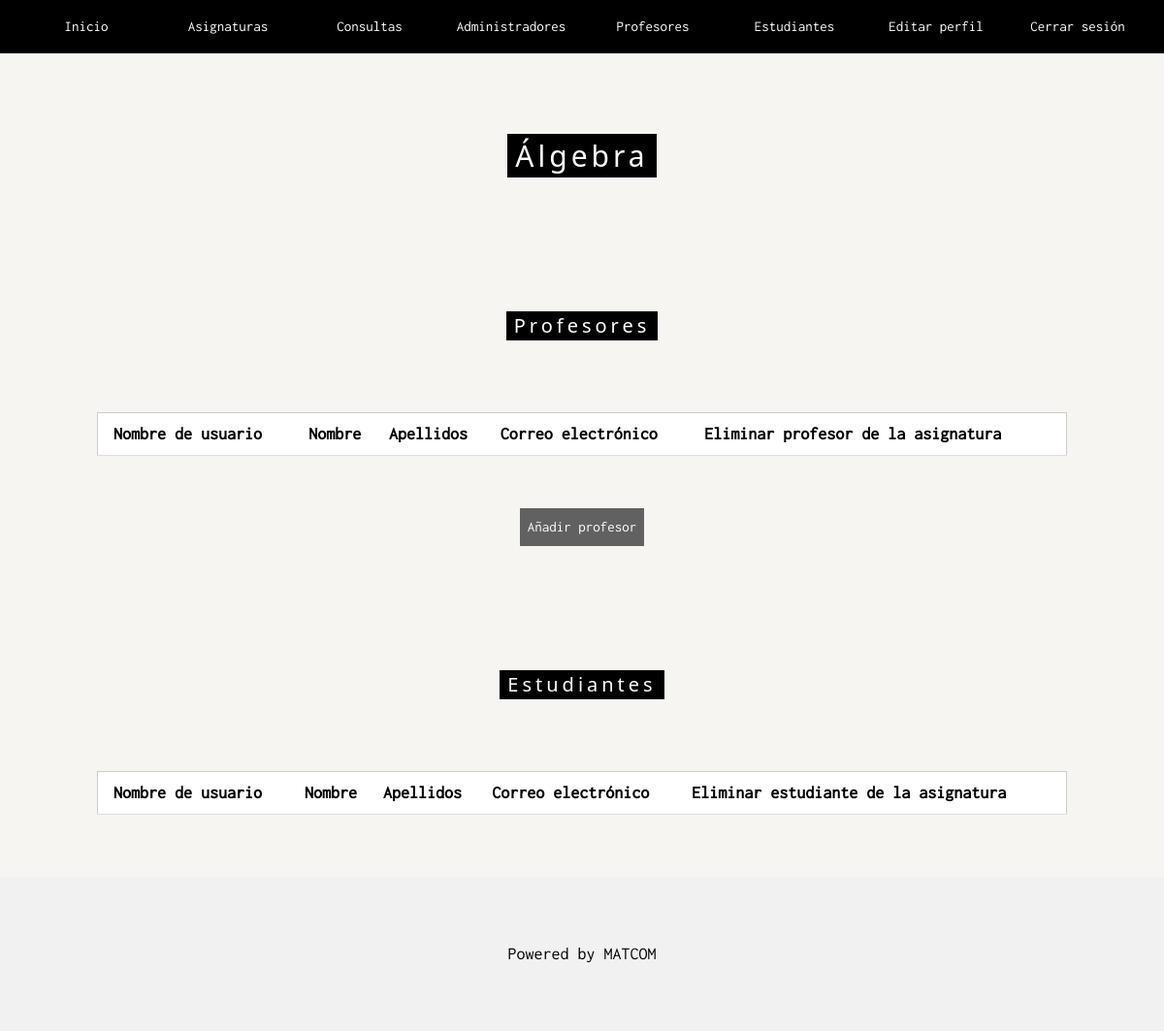
Page /subjects/subject_admin/5 (signed in) on the earlier database version.
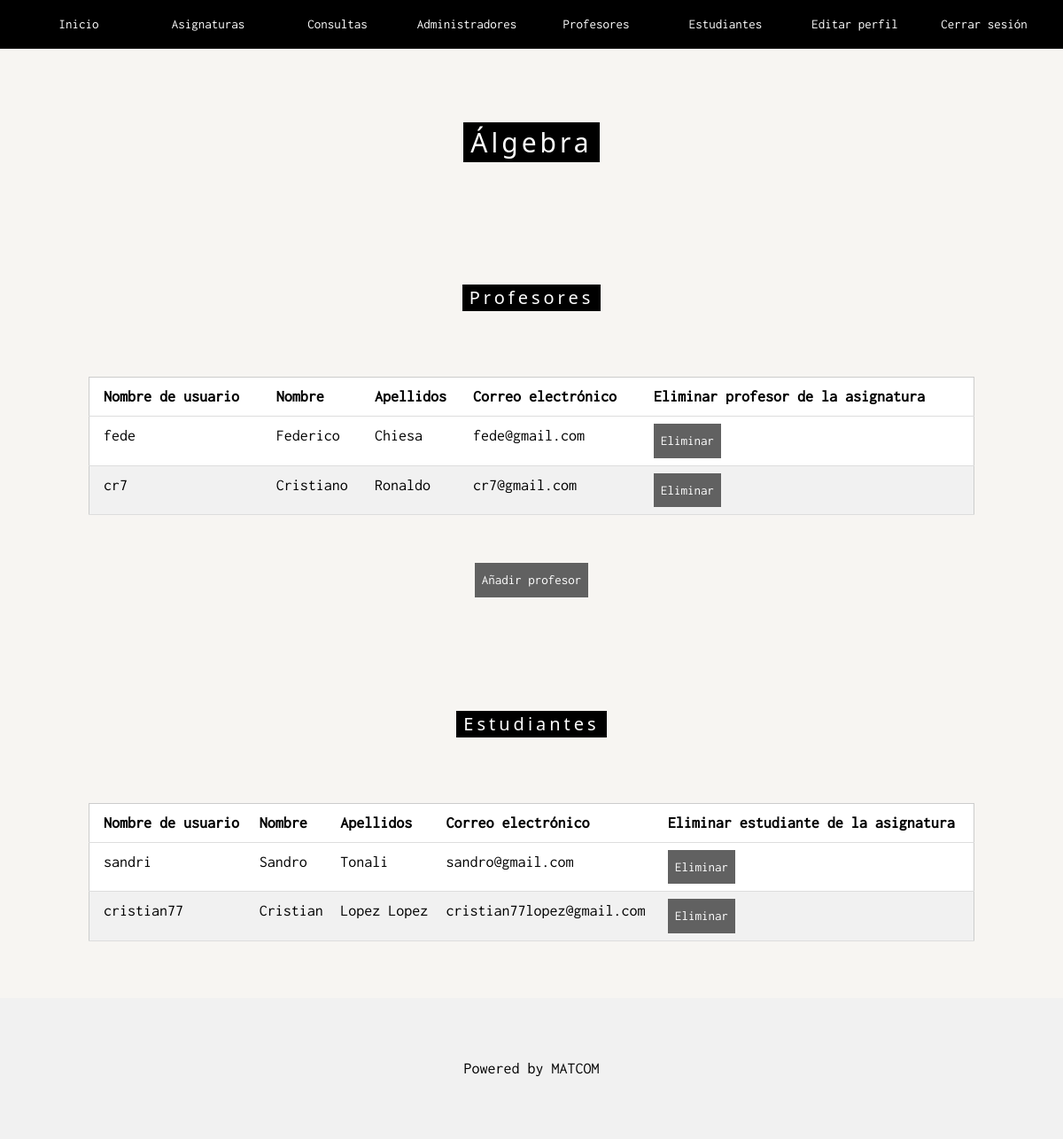
Same page on the later database version.
### apps/subjects/models.py (models this page shows, shortened)
class Subject(models.Model):
    id=models.AutoField(primary_key=True)
    name=models.CharField(max_length=100,unique=True)

### apps/imparts/models.py (models this page shows)
class Imparts(models.Model):
    id=models.AutoField(primary_key=True)
    professor = models.ForeignKey(Professor, models.SET_NULL,default=0,null=True)
    subject = models.ForeignKey(Subject, models.CASCADE,default=0)
    class Meta:
        unique_together = (('professor','subject'),)

### apps/study/models.py (models this page shows)
class Study(models.Model):
    id=models.AutoField(primary_key=True)
    student=models.ForeignKey(Student,models.CASCADE,default=0)
    subject=models.ForeignKey(Subject,models.CASCADE,default=0)
    credits=models.IntegerField(default=0)
    class Meta:
        unique_together=(('student','subject'),)

### apps/admins/views.py (the view)
# urls.py: path('subjects/subject_admin/<int:pk>',list,name='subject_admin'),
@permission_required('admins.change_admin')
def list(request,pk):
    subject=Subject.objects.get(id=pk)
    imparts=Imparts.objects.filter(subject=pk).exclude(professor__isnull=True)
    study=Study.objects.filter(subject=pk)
    context={
        'subject':subject,
        'imparts':imparts,
        'study':study
    }
    return render(request,'subject_admin.html',context)

### templates/subject_admin.html (shortened to what this page needs)
{% extends "_base_template.html" %}
{% load static %}
{% block content %}
<div class="w3-sand w3-grayscale w3-large" style="min-height: 100%;">
    <div class="w3-content w3-padding-64" style="max-width:1000px">
        <h2 class="w3-center w3-padding-64"><span class="w3-tag w3-wide">{{subject.name}}</span></h2>
        <h4 class="w3-center w3-padding-64"><span class="w3-tag w3-wide">Profesores</span></h4>
        <table class="w3-table-all">
            <thead>
                <tr>
                    <th>Nombre de usuario</th>
                    <th>Nombre</th>
                    <th>Apellidos</th>
                    <th>Correo electrónico</th>
                    {% if perms.imparts.delete_imparts %}
                    <th>Eliminar profesor de la asignatura</th>
                    {% endif %}
                </tr>
            </thead>
            <tbody>
                {% for imp in imparts %}
                <tr>
                    <td>{{imp.professor.username}}</td>
                    <td>{{imp.professor.first_name}}</td>
                    <td>{{imp.professor.last_name}}</td>
                    <td >{{imp.professor.email}}</td>
                    {% if perms.imparts.delete_imparts %}
                    <td><a class="w3-button w3-tag w3-dark-grey" href="{% url 'delete_imparts' imp.id %}">Eliminar</a></td>
                    {% endif %}
                </tr>
                {% endfor %}
            </tbody>
        </table>
        <br> <br>
        <div class="w3-content w3-center">
            {%if perms.imparts.add_imparts%}
                <a class="w3-button w3-tag w3-dark-grey" href={%url 'create_imparts' subject.id %}>Añadir profesor</a>
            {%endif%}
        </div>
        <br><br>
        <h4 class="w3-center w3-padding-64"><span class="w3-tag w3-wide">Estudiantes</span></h4>
        <table class="w3-table-all">
            <thead>
                <tr>
                    <th>Nombre de usuario</th>
                    <th>Nombre</th>
                    <th>Apellidos</th>
                    <th>Correo electrónico</th>
                    {% if perms.study.delete_study %}
                        <th>Eliminar estudiante de la asignatura</th>
                    {% endif %}
                </tr>
            </thead>
            <tbody>
                {% for stu in study %}
                <tr>
                    <td>{{stu.student.username}}</td>
                    <td>{{stu.student.first_name}}</td>
                    <td>{{stu.student.last_name}}</td>
                    <td>{{stu.student.email}}</td>
                    {% if perms.study.delete_study %}
                    <td><a class="w3-button w3-tag w3-dark-grey" href="{% url 'delete_study' stu.id %}">Eliminar</a></td>
                    {% endif %}
                </tr>
                {% endfor %}
            </tbody>
        </table>
</div>
{% endblock %}

### templates/_base_template.html (shortened to what this page needs)
<!DOCTYPE html>
{% load static %}
<html lang="es">
    <head>
        <link rel="stylesheet" href="{% static 'css/w3.css' %}">
        <link rel="stylesheet" href="{% static 'css/fonts.css' %}">
        <link rel="stylesheet" href="{% static 'css/style_main_temp.css' %}">
    </head>
    <body>
        {% include '_header.html' %}
        {% block content %}
        {% endblock %}
        {% include '_footer.html' %}
    </body>
</html>

### templates/_header.html (shortened to what this page needs)
{% load static %}
<div class="w3-top" >
    <div class="w3-row w3-padding w3-black" style="justify-content:center;display: flex;">
      <div class="w3-col s1">
        <a  class="w3-button w3-block w3-black" href="{% url 'index' %}">Inicio</a>
      </div>
      {%if perms.subjects.view_subject%}
      <div class="w3-col s1">
        <a class="w3-button w3-block w3-black" href="{% url 'subjects' %}" >Asignaturas</a>
      </div>
      {%endif%}
      <div class="w3-col s1">
        <a class="w3-button w3-block w3-black" href="{% url 'queries' %}">Consultas</a>
      </div>
      {% if perms.admins.view_admin %}
      <div class="w3-col s1">
        <a class="w3-button w3-block w3-black" href="{% url 'admins' %}">Administradores</a>
      </div>
      {% endif %}
      {% if perms.professors.view_professor %}
      <div class="w3-col s1">
        <a class="w3-button w3-block w3-black" href="{% url 'professors' %}">Profesores</a>
      </div>
      {% endif %}
      {% if perms.students.view_student %}
      <div class="w3-col s1">
        <a class="w3-button w3-block w3-black" href="{% url 'students' %}">Estudiantes</a>
      </div>
      {% endif %}
      {% if user.is_authenticated %}
      <div class="w3-col s1">
        <a class="w3-button w3-block w3-black"  href="{% url 'edit_user' user.id %}">Editar perfil</a>
      </div>
      <div class="w3-col s1">
        <a class="w3-button w3-block w3-black" href="{% url 'logout' %}">Cerrar sesión</a>
      </div>
      {% endif %}
    </div>
</div>

### templates/_footer.html
{% load static %}
<footer class="w3-center w3-light-grey w3-padding-48 w3-large">
    <p>Powered by MATCOM</a></p>
</footer>

### static/css/w3.css (style rules this page uses)
*,*:before,*:after { box-sizing:inherit }
html { -ms-text-size-adjust:100%;-webkit-text-size-adjust:100% }
body { margin:0 }
article,aside,details,figcaption,figure,footer,header,main,menu,nav,section { display:block }
a { background-color:transparent }
html,body { font-family:Verdana,sans-serif;font-size:15px;line-height:1.5 }
html { overflow-x:hidden }
h2 { font-size:30px }
h4 { font-size:20px }
h1,h2,h3,h4,h5,h6 { font-family:"Segoe UI",Arial,sans-serif;font-weight:400;margin:10px 0 }
.w3-wide { letter-spacing:4px }
a { color:inherit }
.w3-table,.w3-table-all { border-collapse:collapse;border-spacing:0;width:100%;display:table }
.w3-table-all { border:1px solid #ccc }
.w3-bordered tr,.w3-table-all tr { border-bottom:1px solid #ddd }
.w3-table-all tr:nth-child(odd) { background-color:#fff }
.w3-table-all tr:nth-child(even) { background-color:#f1f1f1 }
.w3-table td,.w3-table th,.w3-table-all td,.w3-table-all th { padding:8px 8px;display:table-cell;text-align:left;vertical-align:top }
.w3-table th:first-child,.w3-table td:first-child,.w3-table-all th:first-child,.w3-table-all td:first-child { padding-left:16px }
.w3-btn,.w3-button { font-size: 15px;border:none;display:inline-block;padding:8px 16px;vertical-align:middle;overflow:hidden;text-decoration:none;color:inherit;background-color:inherit;text-align:center;cursor:pointer;white-space:nowrap }
.w3-btn,.w3-button { -webkit-touch-callout:none;-webkit-user-select:none;-khtml-user-select:none;-moz-user-select:none;-ms-user-select:none;user-select:none }
.w3-badge,.w3-tag { background-color:#000;color:#fff;display:inline-block;padding-left:8px;padding-right:8px;text-align:center }
.w3-block { display:block;width:100% }
.w3-container:after,.w3-container:before,.w3-panel:after,.w3-panel:before,.w3-row:after,.w3-row:before,.w3-row-padding:after,.w3-row-padding:before, .w3-cell-row:before,.w3-cell-row:after,.w3-clear:after,.w3-clear:before,.w3-bar:before,.w3-bar:after { content:"";display:table;clear:both }
.w3-col,.w3-half,.w3-third,.w3-twothird,.w3-threequarter,.w3-quarter { float:left;width:100% }
.w3-col.s1 { width:15% }
.w3-content,.w3-auto { margin-left:auto;margin-right:auto }
.w3-content { max-width:980px }
.w3-top,.w3-bottom { position:fixed;width:100%;z-index:1 }
.w3-top { top:0 }
.w3-greyscale,.w3-grayscale { filter:grayscale(75%) }
.w3-large { font-size:18px!important }
.w3-center { text-align:center!important }
.w3-padding { padding:8px 16px!important }
.w3-padding-48 { padding-top:48px!important;padding-bottom:48px!important }
.w3-padding-64 { padding-top:64px!important;padding-bottom:64px!important }
.w3-sand,.w3-hover-sand:hover { color:#000!important;background-color:#fdf5e6!important }
.w3-black,.w3-hover-black:hover { color:#fff!important;background-color:#000!important }
.w3-light-grey,.w3-hover-light-grey:hover,.w3-light-gray,.w3-hover-light-gray:hover { color:#000!important;background-color:#f1f1f1!important }
.w3-dark-grey,.w3-hover-dark-grey:hover,.w3-dark-gray,.w3-hover-dark-gray:hover { color:#fff!important;background-color:#616161!important }

### static/css/style_main_temp.css (style rules this page uses)
body, html { height: 100%; font-family: "Inconsolata", sans-serif; }

Differences in the rows shown:
added Imparts: professor.username "fede", professor.first_name "Federico", professor.last_name "Chiesa", professor.email "fede@gmail.com"
added Imparts: professor.username "cr7", professor.first_name "Cristiano", professor.last_name "Ronaldo", professor.email "cr7@gmail.com"
added Study: student.username "sandri", student.first_name "Sandro", student.last_name "Tonali", student.email "sandro@gmail.com"
added Study: student.username "cristian77", student.first_name "Cristian", student.last_name "Lopez Lopez", student.email "cristian77lopez@gmail.com"
